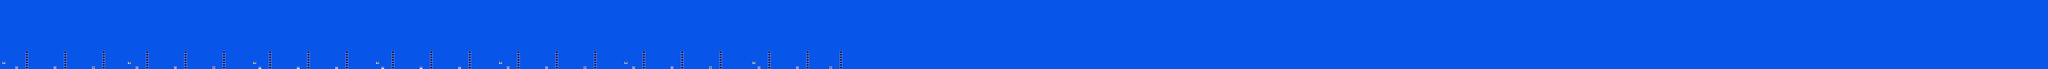

Tiled map render using the project's own tile images. Description and the map definition, with tile-layer contents summarised, below:
An orthogonal 800x27 tile map with 16x16 px tiles, 2 tile layers (SP, ...), 3 tilesets.

<map version="1.10" tiledversion="1.11.2" orientation="orthogonal" renderorder="right-down" width="800" height="27" tilewidth="16" tileheight="16" infinite="0" nextlayerid="3" nextobjectid="1">
 <editorsettings>
  <chunksize width="16" height="27" />
  <export target="test4.csv" format="csv" />
 </editorsettings>
 <tileset firstgid="1" name="famidash" tilewidth="16" tileheight="16" tilecount="256" columns="16">
  <image source="../../../GRAPHICS/famidash.bmp" width="256" height="256" />
 </tileset>
 <tileset firstgid="257" name="sprites" tilewidth="16" tileheight="16" tilecount="256" columns="16">
  <image source="../../../GRAPHICS/sprites.png" width="256" height="256" />
 </tileset>
 <tileset firstgid="513" name="sprites" tilewidth="16" tileheight="16" tilecount="256" columns="16">
  <image source="../../../GRAPHICS/sprites.png" width="256" height="256" />
 </tileset>
 <layer id="1" width="800" height="27">
  <data>[21600 cells, 21600 non-empty, 2 distinct tile ids]</data>
 </layer>
 <layer id="2" name="SP" width="800" height="27">
  <data>[21600 cells, 28 non-empty, 12 distinct tile ids]</data>
 </layer>
</map>
